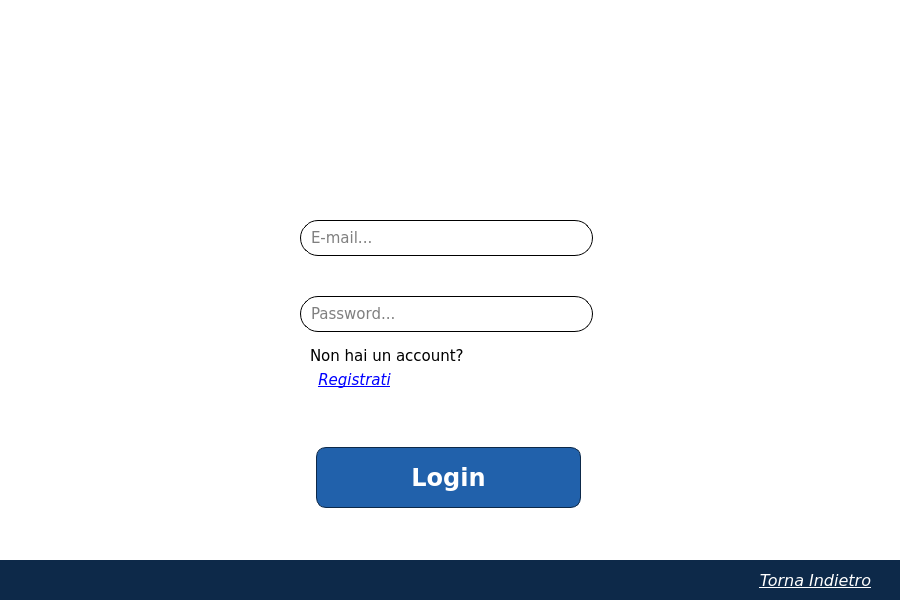
<?xml version="1.0" encoding="UTF-8"?>
<ui version="4.0">
 <class>loginPaziente</class>
 <widget class="QWidget" name="loginPaziente">
  <property name="geometry">
   <rect>
    <x>0</x>
    <y>0</y>
    <width>900</width>
    <height>600</height>
   </rect>
  </property>
  <property name="minimumSize">
   <size>
    <width>900</width>
    <height>600</height>
   </size>
  </property>
  <property name="maximumSize">
   <size>
    <width>900</width>
    <height>600</height>
   </size>
  </property>
  <property name="palette">
   <palette>
    <active>
     <colorrole role="Base">
      <brush brushstyle="SolidPattern">
       <color alpha="255">
        <red>255</red>
        <green>255</green>
        <blue>255</blue>
       </color>
      </brush>
     </colorrole>
     <colorrole role="Window">
      <brush brushstyle="SolidPattern">
       <color alpha="255">
        <red>255</red>
        <green>255</green>
        <blue>255</blue>
       </color>
      </brush>
     </colorrole>
    </active>
    <inactive>
     <colorrole role="Base">
      <brush brushstyle="SolidPattern">
       <color alpha="255">
        <red>255</red>
        <green>255</green>
        <blue>255</blue>
       </color>
      </brush>
     </colorrole>
     <colorrole role="Window">
      <brush brushstyle="SolidPattern">
       <color alpha="255">
        <red>255</red>
        <green>255</green>
        <blue>255</blue>
       </color>
      </brush>
     </colorrole>
    </inactive>
    <disabled>
     <colorrole role="Base">
      <brush brushstyle="SolidPattern">
       <color alpha="255">
        <red>255</red>
        <green>255</green>
        <blue>255</blue>
       </color>
      </brush>
     </colorrole>
     <colorrole role="Window">
      <brush brushstyle="SolidPattern">
       <color alpha="255">
        <red>255</red>
        <green>255</green>
        <blue>255</blue>
       </color>
      </brush>
     </colorrole>
    </disabled>
   </palette>
  </property>
  <property name="font">
   <font>
    <family>Verdana</family>
    <pointsize>12</pointsize>
    <weight>75</weight>
    <bold>true</bold>
   </font>
  </property>
  <property name="mouseTracking">
   <bool>false</bool>
  </property>
  <property name="windowTitle">
   <string>Clinica Casa Alfredo</string>
  </property>
  <property name="windowIcon">
   <iconset>
    <normaloff>Immagini/logo_casa_alfredo.png</normaloff>Immagini/logo_casa_alfredo.png</iconset>
  </property>
  <widget class="QLabel" name="logo">
   <property name="geometry">
    <rect>
     <x>60</x>
     <y>30</y>
     <width>141</width>
     <height>161</height>
    </rect>
   </property>
   <property name="text">
    <string/>
   </property>
   <property name="pixmap">
    <pixmap>Immagini/logo_casa_alfredo.png</pixmap>
   </property>
   <property name="scaledContents">
    <bool>true</bool>
   </property>
  </widget>
  <widget class="QLabel" name="titolo">
   <property name="geometry">
    <rect>
     <x>200</x>
     <y>50</y>
     <width>641</width>
     <height>131</height>
    </rect>
   </property>
   <property name="text">
    <string/>
   </property>
   <property name="pixmap">
    <pixmap>Immagini/titolo_casa_alfredo.png</pixmap>
   </property>
   <property name="scaledContents">
    <bool>true</bool>
   </property>
  </widget>
  <widget class="QLabel" name="scritta">
   <property name="geometry">
    <rect>
     <x>310</x>
     <y>340</y>
     <width>181</width>
     <height>31</height>
    </rect>
   </property>
   <property name="font">
    <font>
     <pointsize>11</pointsize>
     <weight>50</weight>
     <bold>false</bold>
    </font>
   </property>
   <property name="text">
    <string>Non hai un account?</string>
   </property>
  </widget>
  <widget class="QPushButton" name="login_button">
   <property name="geometry">
    <rect>
     <x>316</x>
     <y>447</y>
     <width>265</width>
     <height>61</height>
    </rect>
   </property>
   <property name="palette">
    <palette>
     <active>
      <colorrole role="WindowText">
       <brush brushstyle="SolidPattern">
        <color alpha="255">
         <red>255</red>
         <green>255</green>
         <blue>255</blue>
        </color>
       </brush>
      </colorrole>
      <colorrole role="Button">
       <brush brushstyle="SolidPattern">
        <color alpha="255">
         <red>33</red>
         <green>97</green>
         <blue>171</blue>
        </color>
       </brush>
      </colorrole>
      <colorrole role="Text">
       <brush brushstyle="SolidPattern">
        <color alpha="255">
         <red>255</red>
         <green>255</green>
         <blue>255</blue>
        </color>
       </brush>
      </colorrole>
      <colorrole role="ButtonText">
       <brush brushstyle="SolidPattern">
        <color alpha="255">
         <red>255</red>
         <green>255</green>
         <blue>255</blue>
        </color>
       </brush>
      </colorrole>
      <colorrole role="Base">
       <brush brushstyle="SolidPattern">
        <color alpha="255">
         <red>33</red>
         <green>97</green>
         <blue>171</blue>
        </color>
       </brush>
      </colorrole>
      <colorrole role="Window">
       <brush brushstyle="SolidPattern">
        <color alpha="255">
         <red>33</red>
         <green>97</green>
         <blue>171</blue>
        </color>
       </brush>
      </colorrole>
     </active>
     <inactive>
      <colorrole role="WindowText">
       <brush brushstyle="SolidPattern">
        <color alpha="255">
         <red>255</red>
         <green>255</green>
         <blue>255</blue>
        </color>
       </brush>
      </colorrole>
      <colorrole role="Button">
       <brush brushstyle="SolidPattern">
        <color alpha="255">
         <red>33</red>
         <green>97</green>
         <blue>171</blue>
        </color>
       </brush>
      </colorrole>
      <colorrole role="Text">
       <brush brushstyle="SolidPattern">
        <color alpha="255">
         <red>255</red>
         <green>255</green>
         <blue>255</blue>
        </color>
       </brush>
      </colorrole>
      <colorrole role="ButtonText">
       <brush brushstyle="SolidPattern">
        <color alpha="255">
         <red>255</red>
         <green>255</green>
         <blue>255</blue>
        </color>
       </brush>
      </colorrole>
      <colorrole role="Base">
       <brush brushstyle="SolidPattern">
        <color alpha="255">
         <red>33</red>
         <green>97</green>
         <blue>171</blue>
        </color>
       </brush>
      </colorrole>
      <colorrole role="Window">
       <brush brushstyle="SolidPattern">
        <color alpha="255">
         <red>33</red>
         <green>97</green>
         <blue>171</blue>
        </color>
       </brush>
      </colorrole>
     </inactive>
     <disabled>
      <colorrole role="WindowText">
       <brush brushstyle="SolidPattern">
        <color alpha="255">
         <red>255</red>
         <green>255</green>
         <blue>255</blue>
        </color>
       </brush>
      </colorrole>
      <colorrole role="Button">
       <brush brushstyle="SolidPattern">
        <color alpha="255">
         <red>33</red>
         <green>97</green>
         <blue>171</blue>
        </color>
       </brush>
      </colorrole>
      <colorrole role="Text">
       <brush brushstyle="SolidPattern">
        <color alpha="255">
         <red>255</red>
         <green>255</green>
         <blue>255</blue>
        </color>
       </brush>
      </colorrole>
      <colorrole role="ButtonText">
       <brush brushstyle="SolidPattern">
        <color alpha="255">
         <red>255</red>
         <green>255</green>
         <blue>255</blue>
        </color>
       </brush>
      </colorrole>
      <colorrole role="Base">
       <brush brushstyle="SolidPattern">
        <color alpha="255">
         <red>33</red>
         <green>97</green>
         <blue>171</blue>
        </color>
       </brush>
      </colorrole>
      <colorrole role="Window">
       <brush brushstyle="SolidPattern">
        <color alpha="255">
         <red>33</red>
         <green>97</green>
         <blue>171</blue>
        </color>
       </brush>
      </colorrole>
     </disabled>
    </palette>
   </property>
   <property name="font">
    <font>
     <pointsize>18</pointsize>
     <weight>75</weight>
     <bold>true</bold>
    </font>
   </property>
   <property name="cursor">
    <cursorShape>PointingHandCursor</cursorShape>
   </property>
   <property name="styleSheet">
    <string notr="true">QPushButton#login_button {
background-color: rgb(33, 97, 171);
border: 1px solid;
border-color: rgb(13, 41, 73);
border-radius: 10px;
color: rgb(255, 255, 255);
}
QPushButton#login_button:pressed {
background-color: rgb(13, 41, 73);
border-color: rgb(33, 97, 171);
color: rgb(200, 200, 200);
}</string>
   </property>
   <property name="text">
    <string>Login</string>
   </property>
  </widget>
  <widget class="QPushButton" name="torna_indietro">
   <property name="geometry">
    <rect>
     <x>730</x>
     <y>565</y>
     <width>171</width>
     <height>31</height>
    </rect>
   </property>
   <property name="palette">
    <palette>
     <active>
      <colorrole role="WindowText">
       <brush brushstyle="SolidPattern">
        <color alpha="255">
         <red>255</red>
         <green>255</green>
         <blue>255</blue>
        </color>
       </brush>
      </colorrole>
      <colorrole role="Button">
       <brush brushstyle="SolidPattern">
        <color alpha="255">
         <red>255</red>
         <green>255</green>
         <blue>255</blue>
        </color>
       </brush>
      </colorrole>
      <colorrole role="Text">
       <brush brushstyle="SolidPattern">
        <color alpha="255">
         <red>255</red>
         <green>255</green>
         <blue>255</blue>
        </color>
       </brush>
      </colorrole>
      <colorrole role="ButtonText">
       <brush brushstyle="SolidPattern">
        <color alpha="255">
         <red>255</red>
         <green>255</green>
         <blue>255</blue>
        </color>
       </brush>
      </colorrole>
      <colorrole role="Base">
       <brush brushstyle="SolidPattern">
        <color alpha="255">
         <red>255</red>
         <green>255</green>
         <blue>255</blue>
        </color>
       </brush>
      </colorrole>
      <colorrole role="Window">
       <brush brushstyle="SolidPattern">
        <color alpha="255">
         <red>255</red>
         <green>255</green>
         <blue>255</blue>
        </color>
       </brush>
      </colorrole>
     </active>
     <inactive>
      <colorrole role="WindowText">
       <brush brushstyle="SolidPattern">
        <color alpha="255">
         <red>255</red>
         <green>255</green>
         <blue>255</blue>
        </color>
       </brush>
      </colorrole>
      <colorrole role="Button">
       <brush brushstyle="SolidPattern">
        <color alpha="255">
         <red>255</red>
         <green>255</green>
         <blue>255</blue>
        </color>
       </brush>
      </colorrole>
      <colorrole role="Text">
       <brush brushstyle="SolidPattern">
        <color alpha="255">
         <red>255</red>
         <green>255</green>
         <blue>255</blue>
        </color>
       </brush>
      </colorrole>
      <colorrole role="ButtonText">
       <brush brushstyle="SolidPattern">
        <color alpha="255">
         <red>255</red>
         <green>255</green>
         <blue>255</blue>
        </color>
       </brush>
      </colorrole>
      <colorrole role="Base">
       <brush brushstyle="SolidPattern">
        <color alpha="255">
         <red>255</red>
         <green>255</green>
         <blue>255</blue>
        </color>
       </brush>
      </colorrole>
      <colorrole role="Window">
       <brush brushstyle="SolidPattern">
        <color alpha="255">
         <red>255</red>
         <green>255</green>
         <blue>255</blue>
        </color>
       </brush>
      </colorrole>
     </inactive>
     <disabled>
      <colorrole role="WindowText">
       <brush brushstyle="SolidPattern">
        <color alpha="255">
         <red>255</red>
         <green>255</green>
         <blue>255</blue>
        </color>
       </brush>
      </colorrole>
      <colorrole role="Button">
       <brush brushstyle="SolidPattern">
        <color alpha="255">
         <red>255</red>
         <green>255</green>
         <blue>255</blue>
        </color>
       </brush>
      </colorrole>
      <colorrole role="Text">
       <brush brushstyle="SolidPattern">
        <color alpha="255">
         <red>255</red>
         <green>255</green>
         <blue>255</blue>
        </color>
       </brush>
      </colorrole>
      <colorrole role="ButtonText">
       <brush brushstyle="SolidPattern">
        <color alpha="255">
         <red>255</red>
         <green>255</green>
         <blue>255</blue>
        </color>
       </brush>
      </colorrole>
      <colorrole role="Base">
       <brush brushstyle="SolidPattern">
        <color alpha="255">
         <red>255</red>
         <green>255</green>
         <blue>255</blue>
        </color>
       </brush>
      </colorrole>
      <colorrole role="Window">
       <brush brushstyle="SolidPattern">
        <color alpha="255">
         <red>255</red>
         <green>255</green>
         <blue>255</blue>
        </color>
       </brush>
      </colorrole>
     </disabled>
    </palette>
   </property>
   <property name="font">
    <font>
     <pointsize>12</pointsize>
     <weight>50</weight>
     <italic>true</italic>
     <bold>false</bold>
     <underline>true</underline>
    </font>
   </property>
   <property name="cursor">
    <cursorShape>PointingHandCursor</cursorShape>
   </property>
   <property name="styleSheet">
    <string notr="true">QPushButton#torna_indietro {
color: rgb(255, 255, 255);
}

QPushButton#torna_indietro:pressed {
background-color: rgb(0, 0, 0, 0);
color: rgb(200, 200, 200);
}</string>
   </property>
   <property name="text">
    <string>Torna Indietro</string>
   </property>
   <property name="flat">
    <bool>true</bool>
   </property>
  </widget>
  <widget class="QLabel" name="banner">
   <property name="geometry">
    <rect>
     <x>0</x>
     <y>560</y>
     <width>901</width>
     <height>41</height>
    </rect>
   </property>
   <property name="styleSheet">
    <string notr="true">background-color: rgb(13, 41, 73);</string>
   </property>
   <property name="text">
    <string/>
   </property>
  </widget>
  <widget class="QLineEdit" name="email">
   <property name="geometry">
    <rect>
     <x>300</x>
     <y>220</y>
     <width>293</width>
     <height>36</height>
    </rect>
   </property>
   <property name="font">
    <font>
     <family>Verdana</family>
     <pointsize>11</pointsize>
     <weight>50</weight>
     <bold>false</bold>
    </font>
   </property>
   <property name="styleSheet">
    <string notr="true">QLineEdit#email {
border: 1px solid;
border-radius: 18px;
padding-left: 8px;
padding-right: 8px;
}</string>
   </property>
   <property name="placeholderText">
    <string>E-mail...</string>
   </property>
  </widget>
  <widget class="QLineEdit" name="password">
   <property name="geometry">
    <rect>
     <x>300</x>
     <y>296</y>
     <width>293</width>
     <height>36</height>
    </rect>
   </property>
   <property name="font">
    <font>
     <family>Verdana</family>
     <pointsize>11</pointsize>
     <weight>50</weight>
     <bold>false</bold>
    </font>
   </property>
   <property name="styleSheet">
    <string notr="true">QLineEdit#password {
border: 1px solid;
border-radius: 18px;
padding-left: 8px;
padding-right: 8px;
}</string>
   </property>
   <property name="echoMode">
    <enum>QLineEdit::Password</enum>
   </property>
   <property name="placeholderText">
    <string>Password...</string>
   </property>
  </widget>
  <widget class="QPushButton" name="registrati">
   <property name="geometry">
    <rect>
     <x>304</x>
     <y>364</y>
     <width>101</width>
     <height>31</height>
    </rect>
   </property>
   <property name="palette">
    <palette>
     <active>
      <colorrole role="WindowText">
       <brush brushstyle="SolidPattern">
        <color alpha="255">
         <red>0</red>
         <green>0</green>
         <blue>255</blue>
        </color>
       </brush>
      </colorrole>
      <colorrole role="Button">
       <brush brushstyle="SolidPattern">
        <color alpha="255">
         <red>255</red>
         <green>255</green>
         <blue>255</blue>
        </color>
       </brush>
      </colorrole>
      <colorrole role="Text">
       <brush brushstyle="SolidPattern">
        <color alpha="255">
         <red>0</red>
         <green>0</green>
         <blue>255</blue>
        </color>
       </brush>
      </colorrole>
      <colorrole role="ButtonText">
       <brush brushstyle="SolidPattern">
        <color alpha="255">
         <red>0</red>
         <green>0</green>
         <blue>255</blue>
        </color>
       </brush>
      </colorrole>
      <colorrole role="Base">
       <brush brushstyle="SolidPattern">
        <color alpha="255">
         <red>255</red>
         <green>255</green>
         <blue>255</blue>
        </color>
       </brush>
      </colorrole>
      <colorrole role="Window">
       <brush brushstyle="SolidPattern">
        <color alpha="255">
         <red>255</red>
         <green>255</green>
         <blue>255</blue>
        </color>
       </brush>
      </colorrole>
     </active>
     <inactive>
      <colorrole role="WindowText">
       <brush brushstyle="SolidPattern">
        <color alpha="255">
         <red>0</red>
         <green>0</green>
         <blue>255</blue>
        </color>
       </brush>
      </colorrole>
      <colorrole role="Button">
       <brush brushstyle="SolidPattern">
        <color alpha="255">
         <red>255</red>
         <green>255</green>
         <blue>255</blue>
        </color>
       </brush>
      </colorrole>
      <colorrole role="Text">
       <brush brushstyle="SolidPattern">
        <color alpha="255">
         <red>0</red>
         <green>0</green>
         <blue>255</blue>
        </color>
       </brush>
      </colorrole>
      <colorrole role="ButtonText">
       <brush brushstyle="SolidPattern">
        <color alpha="255">
         <red>0</red>
         <green>0</green>
         <blue>255</blue>
        </color>
       </brush>
      </colorrole>
      <colorrole role="Base">
       <brush brushstyle="SolidPattern">
        <color alpha="255">
         <red>255</red>
         <green>255</green>
         <blue>255</blue>
        </color>
       </brush>
      </colorrole>
      <colorrole role="Window">
       <brush brushstyle="SolidPattern">
        <color alpha="255">
         <red>255</red>
         <green>255</green>
         <blue>255</blue>
        </color>
       </brush>
      </colorrole>
     </inactive>
     <disabled>
      <colorrole role="WindowText">
       <brush brushstyle="SolidPattern">
        <color alpha="255">
         <red>0</red>
         <green>0</green>
         <blue>255</blue>
        </color>
       </brush>
      </colorrole>
      <colorrole role="Button">
       <brush brushstyle="SolidPattern">
        <color alpha="255">
         <red>255</red>
         <green>255</green>
         <blue>255</blue>
        </color>
       </brush>
      </colorrole>
      <colorrole role="Text">
       <brush brushstyle="SolidPattern">
        <color alpha="255">
         <red>0</red>
         <green>0</green>
         <blue>255</blue>
        </color>
       </brush>
      </colorrole>
      <colorrole role="ButtonText">
       <brush brushstyle="SolidPattern">
        <color alpha="255">
         <red>0</red>
         <green>0</green>
         <blue>255</blue>
        </color>
       </brush>
      </colorrole>
      <colorrole role="Base">
       <brush brushstyle="SolidPattern">
        <color alpha="255">
         <red>255</red>
         <green>255</green>
         <blue>255</blue>
        </color>
       </brush>
      </colorrole>
      <colorrole role="Window">
       <brush brushstyle="SolidPattern">
        <color alpha="255">
         <red>255</red>
         <green>255</green>
         <blue>255</blue>
        </color>
       </brush>
      </colorrole>
     </disabled>
    </palette>
   </property>
   <property name="font">
    <font>
     <family>Verdana</family>
     <pointsize>11</pointsize>
     <weight>50</weight>
     <italic>true</italic>
     <bold>false</bold>
     <underline>true</underline>
    </font>
   </property>
   <property name="cursor">
    <cursorShape>PointingHandCursor</cursorShape>
   </property>
   <property name="styleSheet">
    <string notr="true">QPushButton#registrati {
color: rgb(0, 0, 255);
}

QPushButton#registrati:pressed {
background-color: rgb(0, 0, 0, 0);
	color: rgb(0, 0, 180);
}</string>
   </property>
   <property name="text">
    <string>Registrati</string>
   </property>
   <property name="flat">
    <bool>true</bool>
   </property>
  </widget>
  <widget class="QPushButton" name="occhiello_button">
   <property name="geometry">
    <rect>
     <x>600</x>
     <y>295</y>
     <width>40</width>
     <height>40</height>
    </rect>
   </property>
   <property name="styleSheet">
    <string notr="true">QPushButton#occhiello_button:pressed {
background-color: rgb(0, 0, 0, 0);
}</string>
   </property>
   <property name="text">
    <string/>
   </property>
   <property name="icon">
    <iconset>
     <normaloff>Immagini/occhiello_barrato_password.png</normaloff>Immagini/occhiello_barrato_password.png</iconset>
   </property>
   <property name="iconSize">
    <size>
     <width>30</width>
     <height>30</height>
    </size>
   </property>
   <property name="flat">
    <bool>true</bool>
   </property>
  </widget>
  <zorder>logo</zorder>
  <zorder>titolo</zorder>
  <zorder>scritta</zorder>
  <zorder>login_button</zorder>
  <zorder>banner</zorder>
  <zorder>torna_indietro</zorder>
  <zorder>email</zorder>
  <zorder>password</zorder>
  <zorder>registrati</zorder>
  <zorder>occhiello_button</zorder>
 </widget>
 <resources/>
 <connections/>
</ui>
